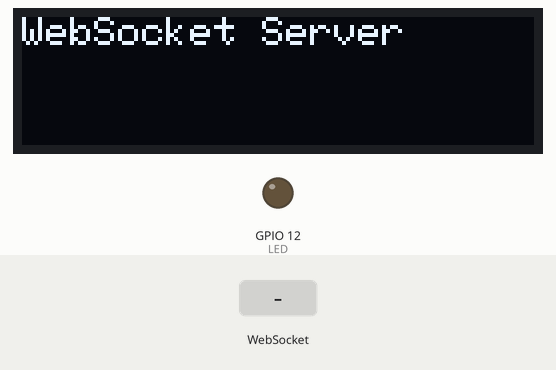
Recording of a sketch running on a simulated ESP32. Parts: 128×32 one-colour display, output pins drawn as LEDs (lit = HIGH). Inputs (shaded band) come from the test bench. WiFi joins after 1.5 s; servers stay silent unless stated; what the sketch prints to the serial monitor is not drawn.

Above: at 2.1 s.
At 4.7 s:
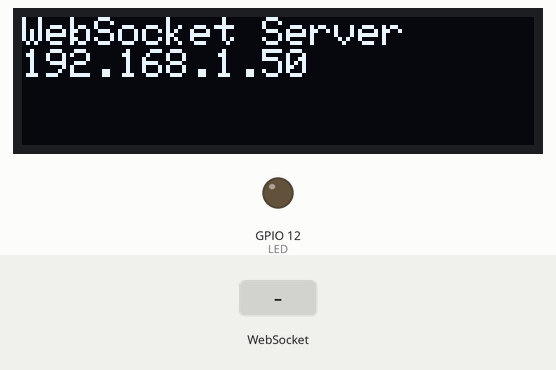
4.8 s: WebSocket text "LED=1" received
6.3 s: WebSocket text "1" received
Timing chart, 0 to 9.3 s (numbered marks = the images above; inputs shaded):
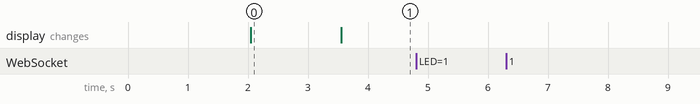

The sketch:

P05-SuperCockroachProject.ino
```cpp
/*
 *  P05 - SuperCockroachProject
 *
 *  Raspberry Pico-W Running WebSocket Server Interfacing to the
 *  LED on the TomatoCube Pico MainBoard
 *
 *  LEDs
 *  --  GP20
 *
 *  IR_RECV
 *  --  GP6
 *
 *  NeoPixel
 *  -- GP20
 *
 *  I2C
 *  --  GP18 (SDA)
 *  --  GP19 (SCL)
 *
 */

#include <WiFi.h>
#include <WiFiMulti.h>
#include <WiFiClientSecure.h>

#include <WebSocketsServer.h>
#include <WebServer.h>

WiFiMulti WiFiMulti;
WebSocketsServer webSocket = WebSocketsServer(81);
WebServer server(80);


#include <Wire.h>
#include "SSD1306Ascii.h"
#include "SSD1306AsciiWire.h"
#include <Adafruit_NeoPixel.h>

// I2C address
#define SR04_I2CADDR 0x57
#define OLED_I2CAADR 0x3C

SSD1306AsciiWire oled(Wire1);

#define I2C1_SDA  18
#define I2C1_SCL  19
#define LED       12
#define IR_RECV   6
#define NEO_PIXEL 20
#define LED_COUNT 3

// Replace with your network credentials
const char* ssid = "REPLACE_WITH_YOUR_SSID";
const char* password = "REPLACE_WITH_YOUR_PASSWORD";

bool ledState = 0;
unsigned long lastUltraSonicUpdate = 0;

const char index_html[] PROGMEM = R"rawliteral(
<!DOCTYPE HTML><html>
<head>
  <title>Pico-W Web Server</title>
  <meta name="viewport" content="width=device-width, initial-scale=1">
  <link rel="icon" href="data:,">
  <style>
  html {
    font-family: Arial, Helvetica, sans-serif;
    text-align: center;
  }
  </style>
<title>ESP Web Server</title>
<meta name="viewport" content="width=device-width, initial-scale=1">
<link rel="icon" href="data:,">
</head>
<body>
  <div class="topnav">
    <h1>TomatoCube - CockroachBot WebSocket Server</h1>
  </div>
  <div class="content">
    <div class="card">
      <h2>LED - GP12</h2>
      <p class="state">state: <span id="state">-</span></p>
      <p><button id="button" class="button">Toggle</button></p>
    </div>
  </div>
<script>
  var gateway = `ws://${window.location.hostname}:81`;
  var websocket;
  window.addEventListener('load', onLoad);
  function initWebSocket() {
    console.log('Trying to open a WebSocket connection...');
    websocket = new WebSocket(gateway);
    websocket.onopen    = onOpen;
    websocket.onclose   = onClose;
    websocket.onmessage = onMessage; // <-- add this line
  }
  function onOpen(event) {
    console.log('Connection opened');
  }
  function onClose(event) {
    console.log('Connection closed');
    setTimeout(initWebSocket, 2000);
  }
  function onMessage(event) {
    var state;
    if (event.data == "LED=1"){
      state = "ON";
    }
    else if (event.data == "LED=0"){
      state = "OFF";
    }
    document.getElementById('state').innerHTML = state;
  }
  function onLoad(event) {
    initWebSocket();
    initButton();
  }
  function initButton() {
    document.getElementById('button').addEventListener('click', toggle);
  }
  function toggle(){
    websocket.send('toggle');
  }
</script>
</body>
</html>
)rawliteral";


// TODO: Add in Motor Control Function

// TODO: Add in UltraSonic Sensor Reading Function


void handleNotFound() {
  String message = "File Not Found\n\n";
  message += "URI: ";
  message += server.uri();
  message += "\nMethod: ";
  message += (server.method() == HTTP_GET) ? "GET" : "POST";
  message += "\nArguments: ";
  message += server.args();
  message += "\n";
  for (uint8_t i = 0; i < server.args(); i++) {
    message += " " + server.argName(i) + ": " + server.arg(i) + "\n";
  }
  server.send(404, "text/plain", message);
}

void webSocketEvent(uint8_t num, WStype_t type, uint8_t * payload, size_t length) {

    switch(type) {
        case WStype_DISCONNECTED:
            Serial.printf("[%u] Disconnected!\n", num);
            break;
        case WStype_CONNECTED:
            {
                IPAddress ip = webSocket.remoteIP(num);
                Serial.printf("[%u] Connected from %d.%d.%d.%d url: %s\n", num, ip[0], ip[1], ip[2], ip[3], payload);

                // send message to client
                webSocket.sendTXT(num, "Connected");
                webSocket.sendTXT(num, ledState? "LED=1": "LED=0");
            }
            break;
        case WStype_TEXT:
            Serial.printf("[%u] get Text: %s\n", num, payload);
            if (strcmp((char*)payload, "toggle") == 0) {
              ledState = !ledState;
              webSocket.broadcastTXT(ledState? "LED=1": "LED=0");
            }
            // TODO: Some Cal to the Motor Driving Function here...
            else if (strcmp((char*)payload, "Forward") == 0) {
              Serial.printf("Forward\n");
            } else if (strcmp((char*)payload, "Backward") == 0) {
              Serial.printf("Backward\n");
            } else if (strcmp((char*)payload, "Left") == 0) {
              Serial.printf("Left\n");
            } else if (strcmp((char*)payload, "Right") == 0) {
              Serial.printf("Right\n");
            } else if (strcmp((char*)payload, "Stop") == 0) {
              Serial.printf("Stop\n");
            }

            break;
        case WStype_BIN:
        case WStype_ERROR:
        case WStype_FRAGMENT_TEXT_START:
        case WStype_FRAGMENT_BIN_START:
        case WStype_FRAGMENT:
        case WStype_FRAGMENT_FIN:
          break;
    }

}


void setup(){
  Wire1.setSDA(I2C1_SDA);
  Wire1.setSCL(I2C1_SCL);
  Wire1.begin();
  oled.begin(&Adafruit128x32, OLED_I2CAADR);

  pinMode(LED, OUTPUT);
  digitalWrite(LED, LOW);

  // TODO: Add in Motor Pin Initializing functions

  delay(2000);

  Serial.begin(115200);

  oled.setFont(Adafruit5x7);
  oled.clear();
  oled.println("WebSocket Server");

  WiFiMulti.addAP(ssid, password);

  while(WiFiMulti.run() != WL_CONNECTED) {
      delay(100);
  }
  // Print ESP Local IP Address
  Serial.println(WiFi.localIP());
  oled.println(WiFi.localIP());

  webSocket.begin();
  webSocket.onEvent(webSocketEvent);

  // handle index
  server.on("/", []() {
      // send index.html
      server.send(200, "text/html", index_html);
  });

  server.onNotFound(handleNotFound);

  server.begin();
}

void loop() {
  webSocket.loop();
  server.handleClient();
  digitalWrite(LED, ledState);
  if (millis() >= lastUltraSonicUpdate + 1000) {
    char ultraBuffer[40];
    int dist = 0; //TODO: Looks like it needs a sensor's value
    sprintf(ultraBuffer, "Ultrasonic=%d", dist);
    webSocket.broadcastTXT(ultraBuffer);
    lastUltraSonicUpdate = millis();
    delay(2);//allow the cpu to switch to other tasks
  }
  else
    delay(2);//allow the cpu to switch to other tasks
}
```

Measured:
- after the input at 4.8 s, every drawn part: stays the same
- after the input at 6.3 s, every drawn part: stays the same
- what the display in image 0 shows lasts 1.6 s, from 2.0 s to 3.6 s
